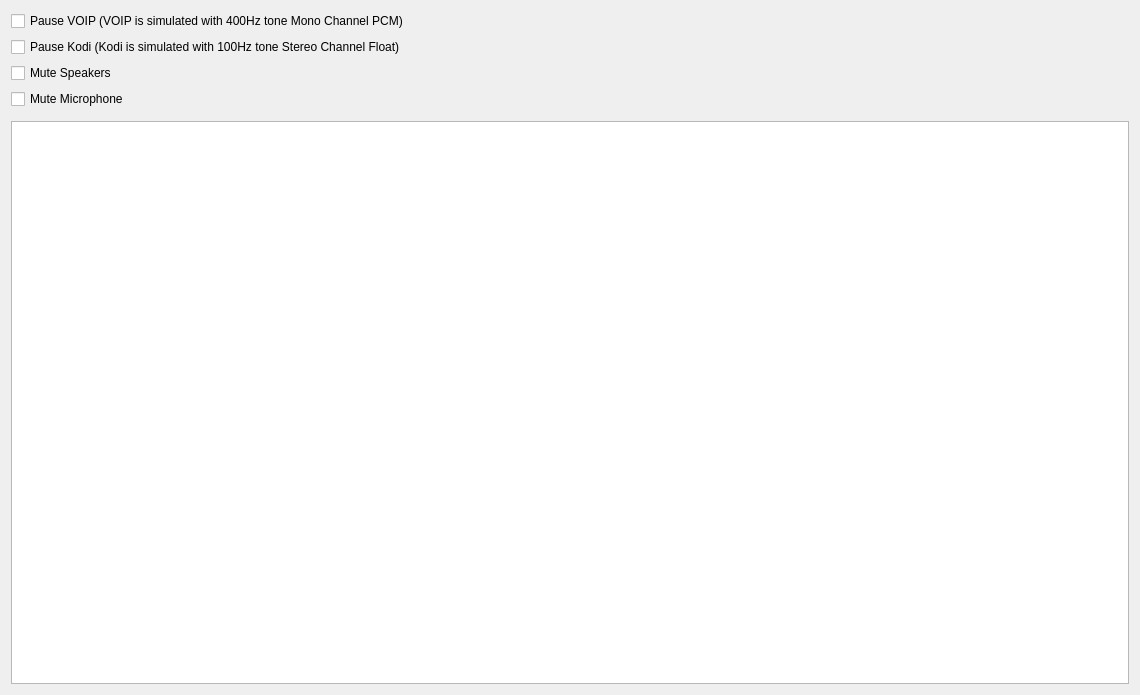
<?xml version="1.0" encoding="UTF-8"?>
<ui version="4.0">
 <class>MainWindow</class>
 <widget class="QMainWindow" name="MainWindow">
  <property name="geometry">
   <rect>
    <x>0</x>
    <y>0</y>
    <width>1140</width>
    <height>695</height>
   </rect>
  </property>
  <property name="windowTitle">
   <string>MainWindow</string>
  </property>
  <widget class="QWidget" name="centralWidget">
   <layout class="QVBoxLayout" name="verticalLayout">
    <item>
     <layout class="QHBoxLayout" name="horizontalLayout"/>
    </item>
    <item>
     <widget class="QCheckBox" name="m_PauseVoipCheckBox">
      <property name="text">
       <string>Pause VOIP (VOIP is simulated with 400Hz tone Mono Channel PCM)</string>
      </property>
     </widget>
    </item>
    <item>
     <widget class="QCheckBox" name="m_PauseKodiCheckbox">
      <property name="text">
       <string>Pause Kodi (Kodi is simulated with 100Hz tone Stereo Channel Float)</string>
      </property>
     </widget>
    </item>
    <item>
     <widget class="QCheckBox" name="m_MuteSpeakersCheckBox">
      <property name="text">
       <string>Mute Speakers</string>
      </property>
     </widget>
    </item>
    <item>
     <widget class="QCheckBox" name="m_MuteMicrophoneCheckBox">
      <property name="text">
       <string>Mute Microphone</string>
      </property>
     </widget>
    </item>
    <item>
     <widget class="Waveform" name="m_WaveForm" native="true"/>
    </item>
    <item>
     <widget class="LogWidget" name="m_LogWidget"/>
    </item>
   </layout>
  </widget>
 </widget>
 <layoutdefault spacing="6" margin="11"/>
 <customwidgets>
  <customwidget>
   <class>Waveform</class>
   <extends>QWidget</extends>
   <header location="global">QtSoundTest/WaveForm.h</header>
   <container>1</container>
  </customwidget>
  <customwidget>
   <class>LogWidget</class>
   <extends>QPlainTextEdit</extends>
   <header location="global">LogWidget.h</header>
  </customwidget>
 </customwidgets>
 <resources/>
 <connections/>
</ui>
